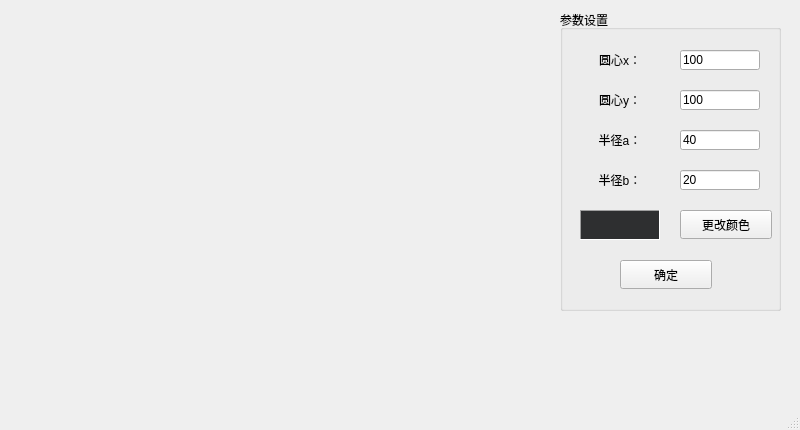
<?xml version="1.0" encoding="UTF-8"?>
<ui version="4.0">
 <class>MainWindow</class>
 <widget class="QMainWindow" name="MainWindow">
  <property name="geometry">
   <rect>
    <x>0</x>
    <y>0</y>
    <width>800</width>
    <height>430</height>
   </rect>
  </property>
  <property name="windowTitle">
   <string>MainWindow</string>
  </property>
  <widget class="QWidget" name="centralwidget">
   <widget class="QGroupBox" name="groupBox_set">
    <property name="geometry">
     <rect>
      <x>560</x>
      <y>10</y>
      <width>221</width>
      <height>301</height>
     </rect>
    </property>
    <property name="title">
     <string>参数设置</string>
    </property>
    <widget class="QLabel" name="label_x0">
     <property name="geometry">
      <rect>
       <x>10</x>
       <y>40</y>
       <width>100</width>
       <height>20</height>
      </rect>
     </property>
     <property name="text">
      <string>圆心x：</string>
     </property>
     <property name="alignment">
      <set>Qt::AlignCenter</set>
     </property>
    </widget>
    <widget class="QLineEdit" name="lineEdit_x">
     <property name="geometry">
      <rect>
       <x>120</x>
       <y>40</y>
       <width>80</width>
       <height>20</height>
      </rect>
     </property>
     <property name="text">
      <string>100</string>
     </property>
    </widget>
    <widget class="QLineEdit" name="lineEdit_y">
     <property name="geometry">
      <rect>
       <x>120</x>
       <y>80</y>
       <width>80</width>
       <height>20</height>
      </rect>
     </property>
     <property name="text">
      <string>100</string>
     </property>
    </widget>
    <widget class="QLabel" name="label_y0">
     <property name="geometry">
      <rect>
       <x>10</x>
       <y>80</y>
       <width>100</width>
       <height>20</height>
      </rect>
     </property>
     <property name="text">
      <string>圆心y：</string>
     </property>
     <property name="alignment">
      <set>Qt::AlignCenter</set>
     </property>
    </widget>
    <widget class="QLineEdit" name="lineEdit_a">
     <property name="geometry">
      <rect>
       <x>120</x>
       <y>120</y>
       <width>80</width>
       <height>20</height>
      </rect>
     </property>
     <property name="text">
      <string>40</string>
     </property>
    </widget>
    <widget class="QLabel" name="label_a">
     <property name="geometry">
      <rect>
       <x>10</x>
       <y>120</y>
       <width>100</width>
       <height>20</height>
      </rect>
     </property>
     <property name="text">
      <string>半径a：</string>
     </property>
     <property name="alignment">
      <set>Qt::AlignCenter</set>
     </property>
    </widget>
    <widget class="QFrame" name="frame_color">
     <property name="geometry">
      <rect>
       <x>20</x>
       <y>200</y>
       <width>80</width>
       <height>30</height>
      </rect>
     </property>
     <property name="palette">
      <palette>
       <active>
        <colorrole role="WindowText">
         <brush brushstyle="SolidPattern">
          <color alpha="255">
           <red>0</red>
           <green>0</green>
           <blue>255</blue>
          </color>
         </brush>
        </colorrole>
        <colorrole role="Text">
         <brush brushstyle="SolidPattern">
          <color alpha="255">
           <red>0</red>
           <green>0</green>
           <blue>255</blue>
          </color>
         </brush>
        </colorrole>
        <colorrole role="Base">
         <brush brushstyle="SolidPattern">
          <color alpha="255">
           <red>0</red>
           <green>0</green>
           <blue>255</blue>
          </color>
         </brush>
        </colorrole>
        <colorrole role="Window">
         <brush brushstyle="SolidPattern">
          <color alpha="255">
           <red>0</red>
           <green>0</green>
           <blue>255</blue>
          </color>
         </brush>
        </colorrole>
        <colorrole role="Link">
         <brush brushstyle="SolidPattern">
          <color alpha="255">
           <red>0</red>
           <green>0</green>
           <blue>255</blue>
          </color>
         </brush>
        </colorrole>
       </active>
       <inactive>
        <colorrole role="WindowText">
         <brush brushstyle="SolidPattern">
          <color alpha="255">
           <red>208</red>
           <green>208</green>
           <blue>208</blue>
          </color>
         </brush>
        </colorrole>
        <colorrole role="Text">
         <brush brushstyle="SolidPattern">
          <color alpha="255">
           <red>208</red>
           <green>208</green>
           <blue>208</blue>
          </color>
         </brush>
        </colorrole>
        <colorrole role="Base">
         <brush brushstyle="SolidPattern">
          <color alpha="255">
           <red>46</red>
           <green>47</green>
           <blue>48</blue>
          </color>
         </brush>
        </colorrole>
        <colorrole role="Window">
         <brush brushstyle="SolidPattern">
          <color alpha="255">
           <red>46</red>
           <green>47</green>
           <blue>48</blue>
          </color>
         </brush>
        </colorrole>
        <colorrole role="Link">
         <brush brushstyle="SolidPattern">
          <color alpha="255">
           <red>0</red>
           <green>122</green>
           <blue>244</blue>
          </color>
         </brush>
        </colorrole>
       </inactive>
       <disabled>
        <colorrole role="WindowText">
         <brush brushstyle="SolidPattern">
          <color alpha="96">
           <red>164</red>
           <green>166</green>
           <blue>168</blue>
          </color>
         </brush>
        </colorrole>
        <colorrole role="Text">
         <brush brushstyle="SolidPattern">
          <color alpha="96">
           <red>164</red>
           <green>166</green>
           <blue>168</blue>
          </color>
         </brush>
        </colorrole>
        <colorrole role="Base">
         <brush brushstyle="SolidPattern">
          <color alpha="255">
           <red>0</red>
           <green>0</green>
           <blue>255</blue>
          </color>
         </brush>
        </colorrole>
        <colorrole role="Window">
         <brush brushstyle="SolidPattern">
          <color alpha="255">
           <red>0</red>
           <green>0</green>
           <blue>255</blue>
          </color>
         </brush>
        </colorrole>
        <colorrole role="Link">
         <brush brushstyle="SolidPattern">
          <color alpha="255">
           <red>0</red>
           <green>122</green>
           <blue>244</blue>
          </color>
         </brush>
        </colorrole>
       </disabled>
      </palette>
     </property>
     <property name="autoFillBackground">
      <bool>true</bool>
     </property>
     <property name="frameShape">
      <enum>QFrame::Panel</enum>
     </property>
     <property name="frameShadow">
      <enum>QFrame::Sunken</enum>
     </property>
    </widget>
    <widget class="QPushButton" name="pushButton_color">
     <property name="geometry">
      <rect>
       <x>120</x>
       <y>200</y>
       <width>92</width>
       <height>29</height>
      </rect>
     </property>
     <property name="text">
      <string>更改颜色</string>
     </property>
    </widget>
    <widget class="QPushButton" name="pushButton_ok">
     <property name="geometry">
      <rect>
       <x>60</x>
       <y>250</y>
       <width>92</width>
       <height>29</height>
      </rect>
     </property>
     <property name="text">
      <string>确定</string>
     </property>
    </widget>
    <widget class="QLineEdit" name="lineEdit_b">
     <property name="geometry">
      <rect>
       <x>120</x>
       <y>160</y>
       <width>80</width>
       <height>20</height>
      </rect>
     </property>
     <property name="text">
      <string>20</string>
     </property>
    </widget>
    <widget class="QLabel" name="label_b">
     <property name="geometry">
      <rect>
       <x>10</x>
       <y>160</y>
       <width>100</width>
       <height>20</height>
      </rect>
     </property>
     <property name="text">
      <string>半径b：</string>
     </property>
     <property name="alignment">
      <set>Qt::AlignCenter</set>
     </property>
    </widget>
   </widget>
  </widget>
  <widget class="QMenuBar" name="menubar">
   <property name="geometry">
    <rect>
     <x>0</x>
     <y>0</y>
     <width>800</width>
     <height>25</height>
    </rect>
   </property>
  </widget>
  <widget class="QStatusBar" name="statusbar"/>
 </widget>
 <resources/>
 <connections/>
</ui>
